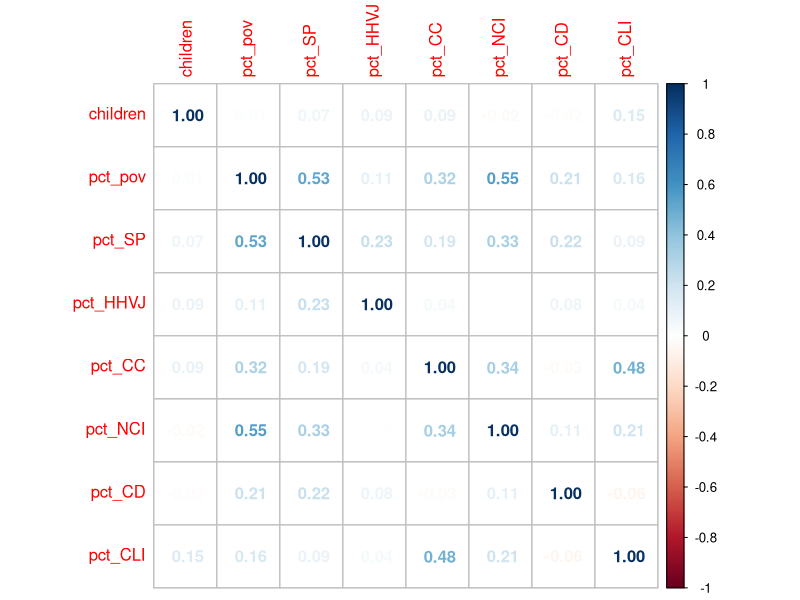
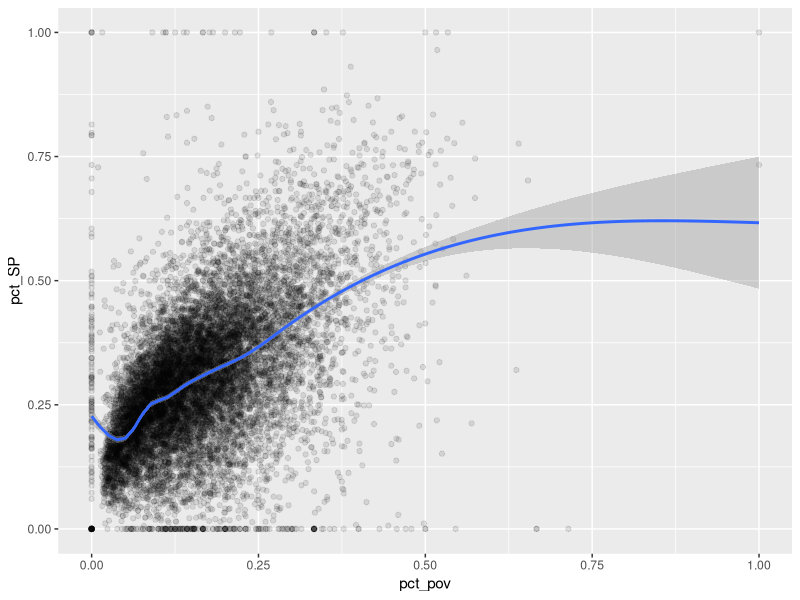
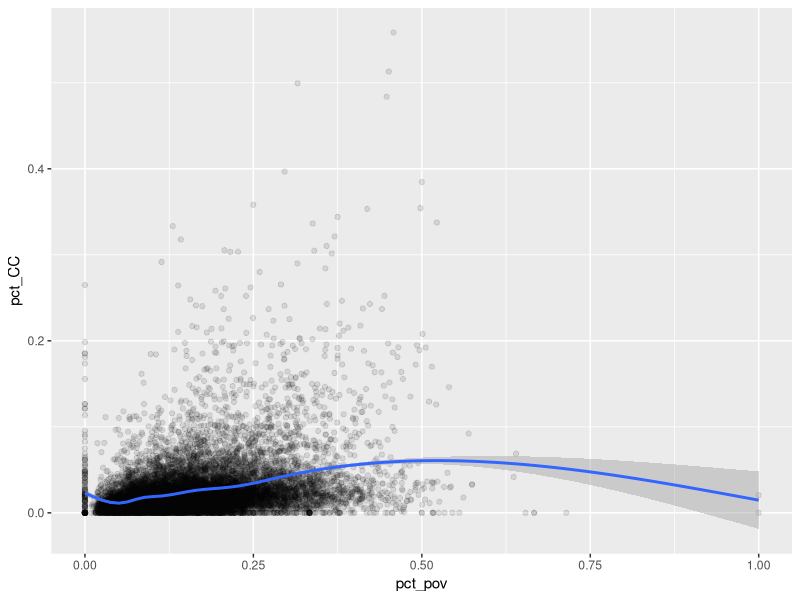
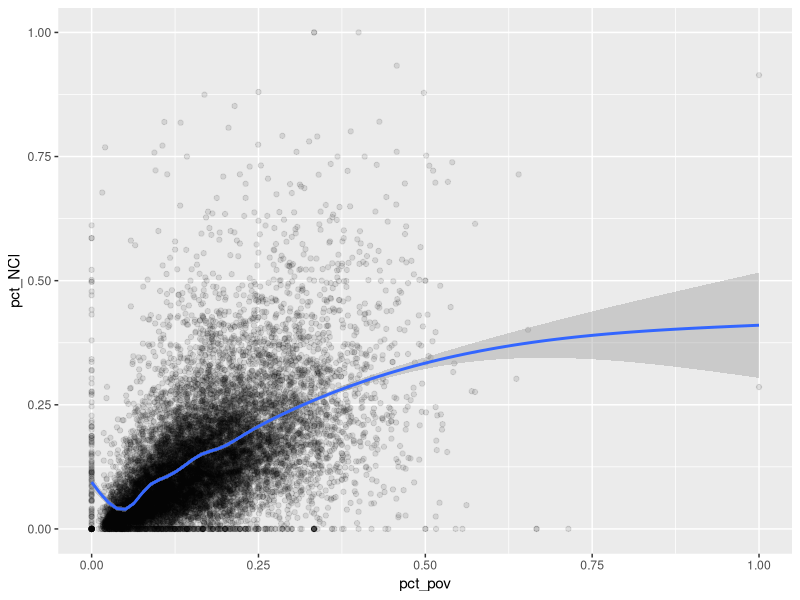
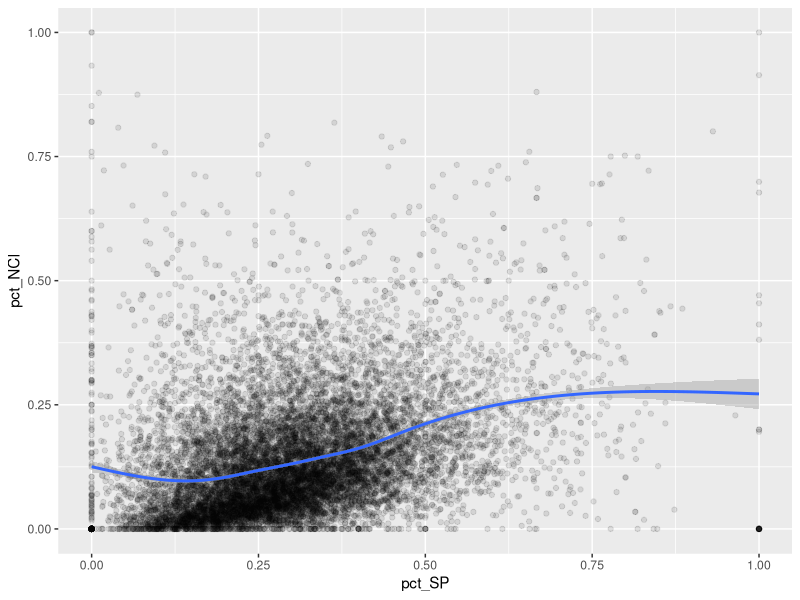
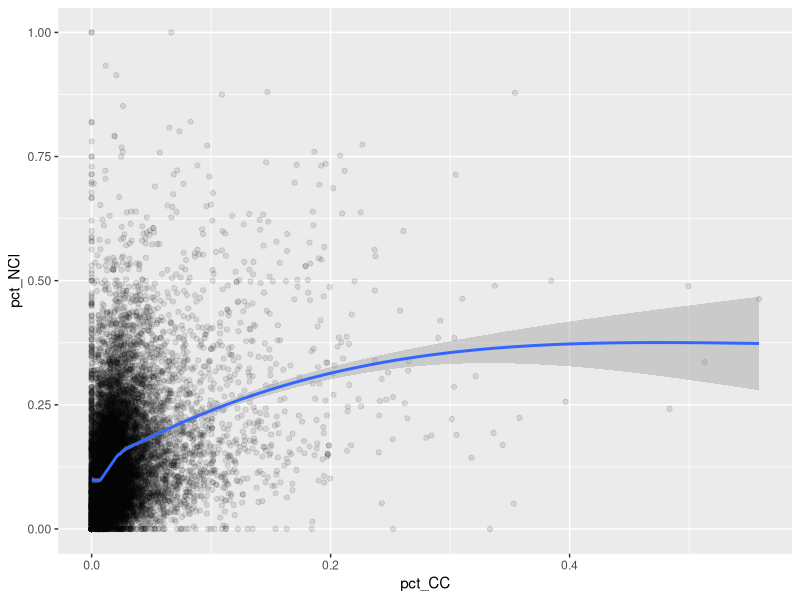
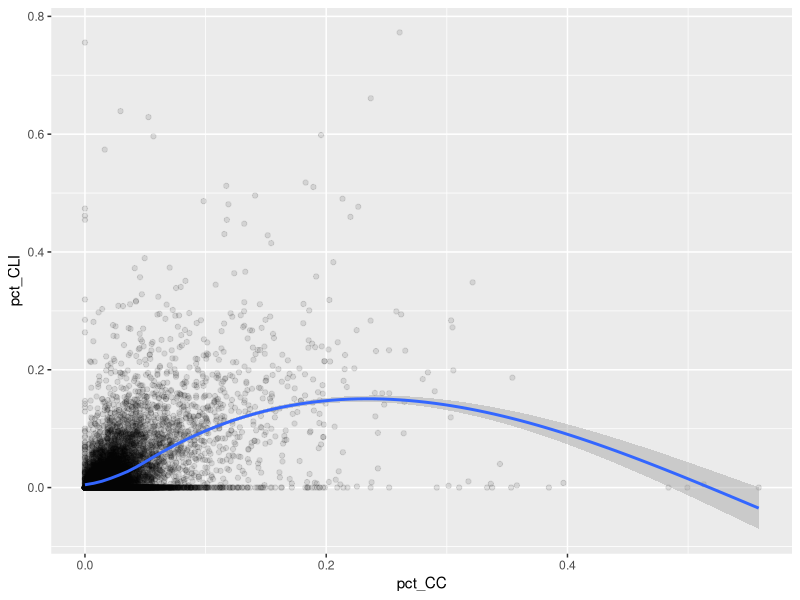
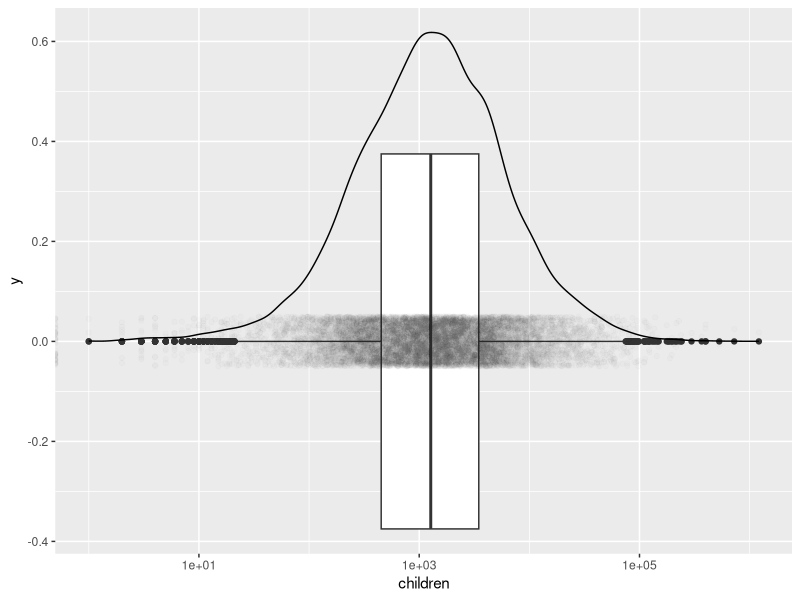

R code for these plots, in order:
## ---- chunk 1
knitr::opts_chunk$set(echo = TRUE)
## ---- chunk 2
library(tidyverse)
library(knitr)
library(readxl)
library(corrplot)
## ---- chunk 3
district_data <- read_excel("NHGIS_District_data.xlsx")
## ---- chunk 4
names(district_data)
## ---- chunk 5
names_list <- c(
    "school_ID", 
    "state", 
    "dist",  # Geographic School District 
    "children", # Children 5-17 (SAIPE Estimate)
    "pct_pov", # % Poverty (SAIPE Estimate)
    "pct_SP", # % Single Parent Estimate
    "SP_MOE", # Single Parent Margin of Error
    "pct_HHVJ", # % HHs With Vulnerable Job Estimate
    "HHVJ_MOE", # Vulnerable Job Margin of Error
    "pct_CC", # % Crowded Conditions Estimate
    "CC_MOE", # HH With Crowded Conditions Margin of Error
    "pct_NCI", # % No Computer or Internet Estimate
    "nci_MOE", # No Computer or Internet Margin of Error
    "pct_CD", # % Children with Disability
    "CD_MOE", # Children with Disability Margin of Error
    "pct_CLI", # % Linguistically Isolated Children
    "CLI_MOE" # Linguistically Isolated Children Margin of Error
)
names(district_data) <- names_list
district_pcts <- district_data %>%
    select(-ends_with("MOE")) 
## ---- chunk 6
district_data %>% 
    is.na() %>% 
    colSums()
## ---- chunk 7
district_pcts[,4:ncol(district_pcts)] %>% 
    cor() %>%
    corrplot(method = "number")
## ---- chunk 8
ggplot(district_pcts,
       aes(x = pct_pov, 
           y = pct_SP
       )) + 
    geom_point(alpha = 0.1) + 
    geom_smooth()

ggplot(district_pcts,
       aes(x = pct_pov, 
           y = pct_CC
       )) + 
    geom_point(alpha = 0.1) + 
    geom_smooth()

ggplot(district_pcts,
       aes(x = pct_pov, 
           y = pct_NCI
       )) + 
    geom_point(alpha = 0.1) + 
    geom_smooth()

ggplot(district_pcts,
       aes(x = pct_SP, 
           y = pct_NCI
       )) + 
    geom_point(alpha = 0.1) + 
    geom_smooth()

ggplot(district_pcts,
       aes(x = pct_CC, 
           y = pct_NCI
       )) + 
    geom_point(alpha = 0.1) + 
    geom_smooth()

ggplot(district_pcts,
       aes(x = pct_CC, 
           y = pct_CLI
       )) + 
    geom_point(alpha = 0.1) + 
    geom_smooth()
## ---- chunk 9
district_data %>% 
    filter(pct_pov == 1) %>% 
    arrange(pct_pov) %>%
    select(state, dist, children, pct_pov)
## ---- chunk 10
summary(district_data$children)
## ---- chunk 11
ggplot(district_data, aes(x = children)) + 
    geom_boxplot() + 
    geom_jitter(aes(y = 0), alpha = 0.01, height = 0.05) + 
    scale_x_log10() + 
    geom_density()
## ---- chunk 12
district_data %>% 
    select(state, dist, children) %>%
    arrange(desc(children)) %>%
    head(5)
## ---- chunk 13
district_filtered <- district_data %>%
    filter(children > 0)
nrow(district_data) - nrow(district_filtered)
## ---- chunk 14
#' 
#' TODO: Start to visualize margins of error for different measures
#' TODO: Plot variables against each other with non-negligible correlations
#' TODO: Decide on an analysis/visualization color scheme/theme (separate file)
#' 
#' 
